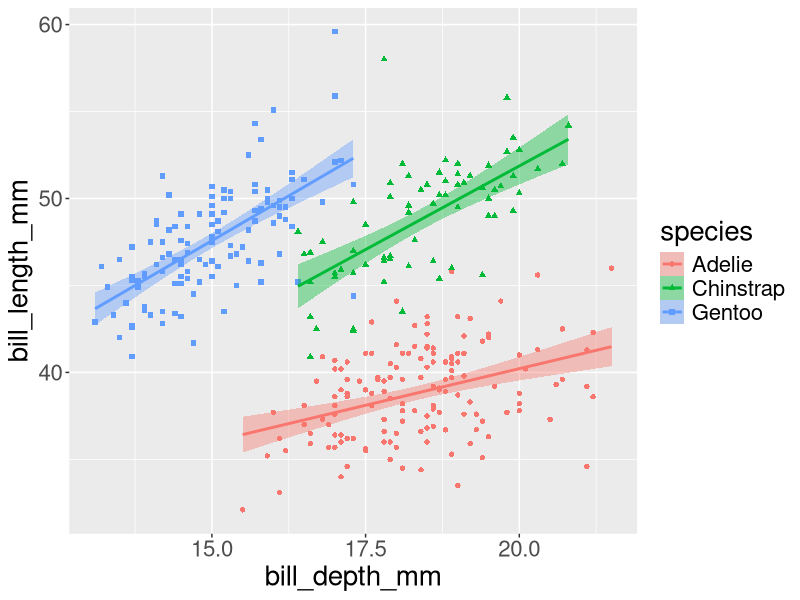
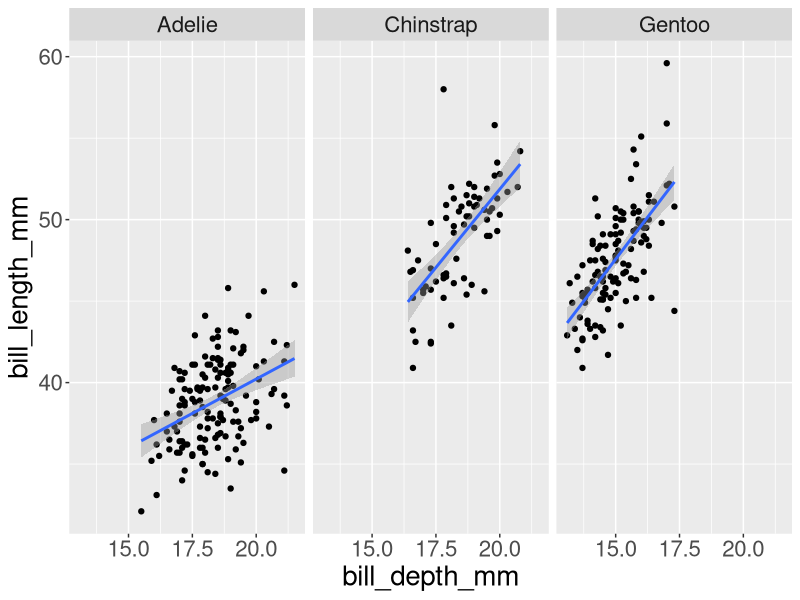
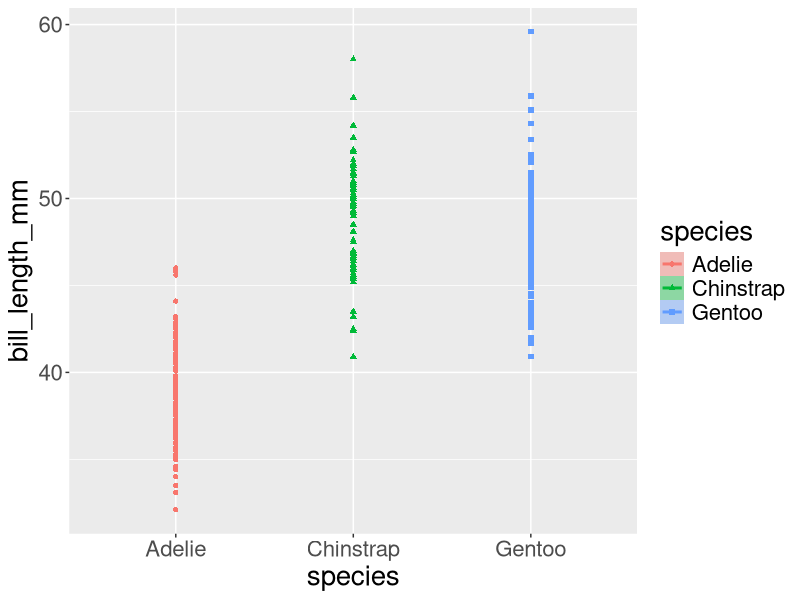
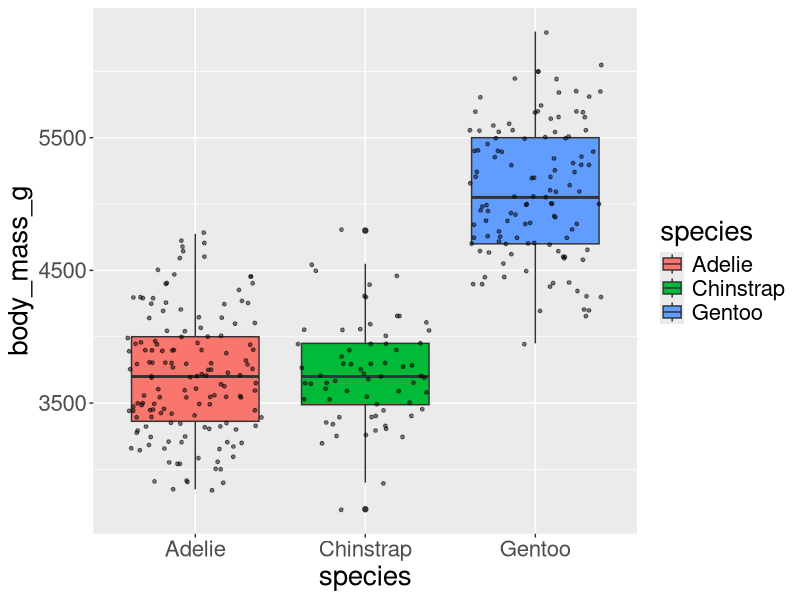
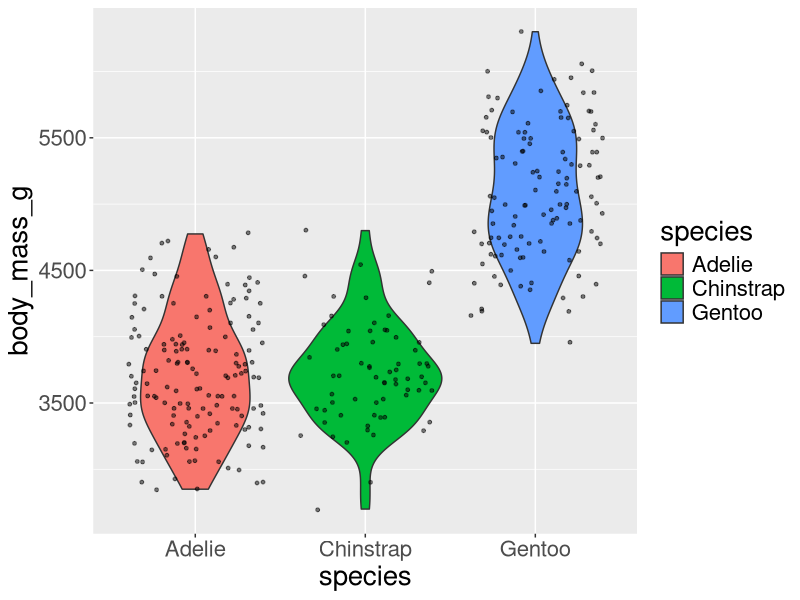
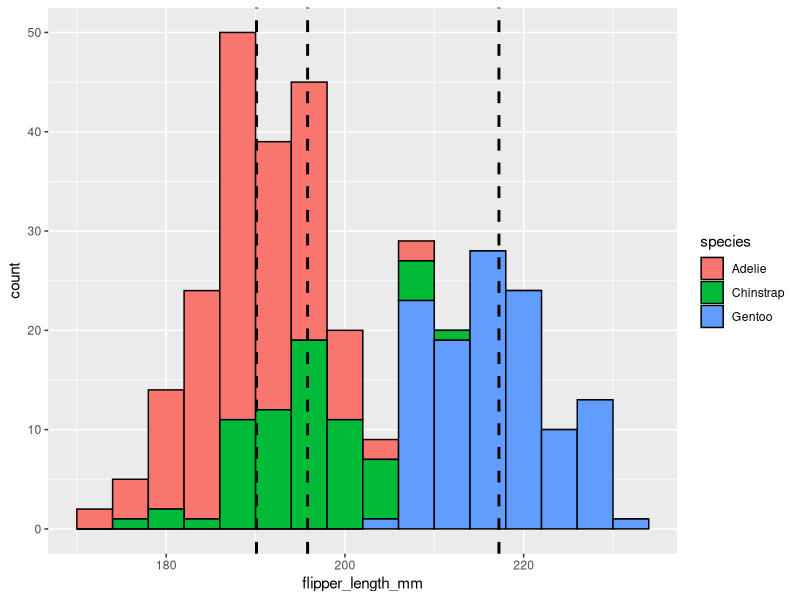
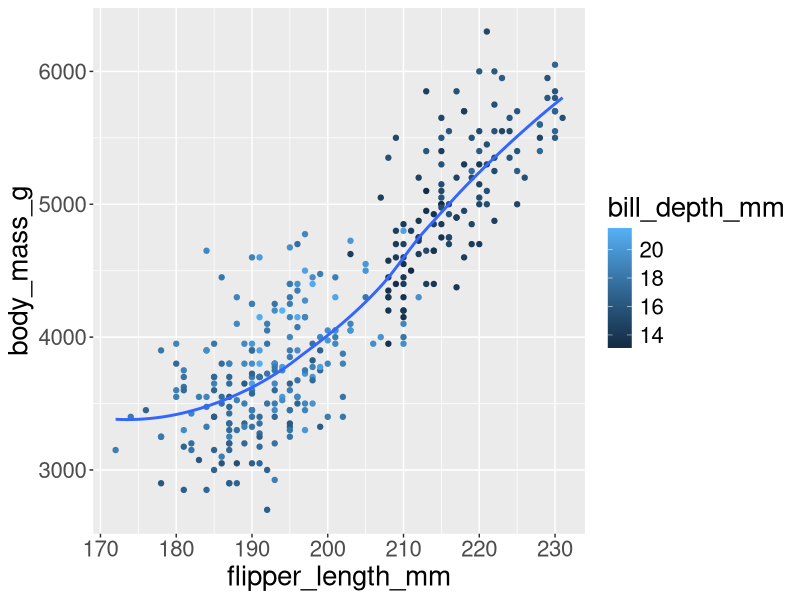
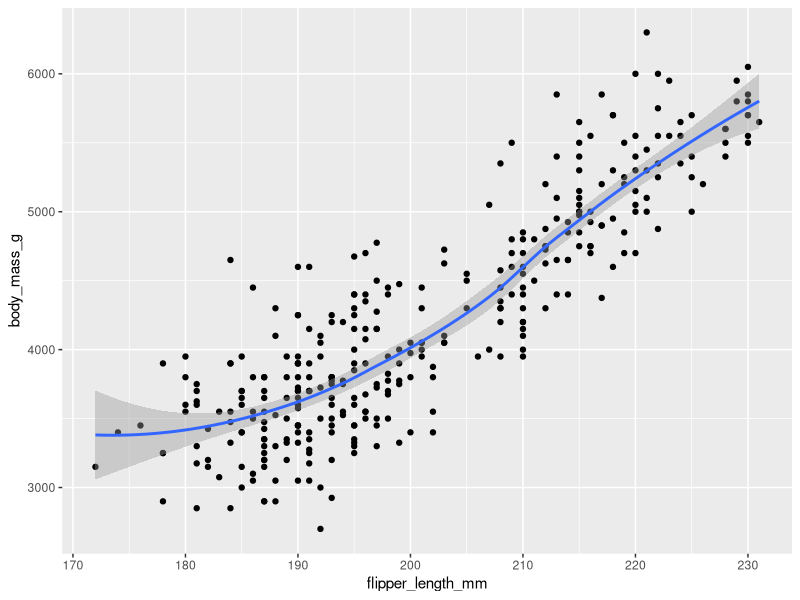

Source code (R) for these figures, in order: (Note: this script raises an error after producing the figures.)
## ---- chunk 1
library(tidyverse)
library(tidyr)
library(palmerpenguins)
library(ggthemes)
library(leaps)
library(caret)
## ---- chunk 2

penguins <- penguins %>% drop_na()
glimpse(penguins)

## ---- chunk 3
penguinScat <- function(d){
	p <- ggplot(
		data = d,
		mapping = aes(x = bill_depth_mm, y = bill_length_mm, fill = species)
		) +
		geom_point(mapping = aes(color = species, shape = species), na.rm = TRUE) +
		geom_smooth(method = "lm", mapping = aes(color = species), na.rm = TRUE) +
		theme(text=element_text(size = 20))
	p
}

sct <- penguinScat(penguins)
sct
## ---- chunk 4
penguinScat2 <- function(d){
	p <- ggplot(
		data = d,
		mapping = aes(x = bill_depth_mm, y = bill_length_mm)
		) +
		geom_point() +
		geom_smooth(method = "lm") +
		facet_wrap(~species) +
		theme(text = element_text(size = 20))
	p
}

sct2 <- penguinScat2(penguins)
sct2
## ---- chunk 5
penguinScat3 <- function(d){ # Bad... reduces dimensionality beyond coherence
	p <- ggplot(
		data = d,
		mapping = aes(x = species, y = bill_length_mm, fill = species)
		) +
		geom_point(mapping = aes(color = species, shape = species)) +
		geom_smooth(method = "lm", mapping = aes(color = species)) +
		theme(text = element_text(size = 20))
	p
}

sct3 <- penguinScat3(penguins)
sct3
## ---- chunk 6
penguinIVP_box <- function(d){
	p <- ggplot(data = d, mapping = aes(x = species, y = body_mass_g, fill = species)) +
		geom_boxplot() +
		geom_jitter(color = "black", fill = "white", size = 1, alpha = 0.5) +
		theme(text = element_text(size = 20))
	p
}
ivpb <- penguinIVP_box(penguins)
ivpb
## ---- chunk 7
penguinIVP_violin <- function(d){ #Good! shows scatter better than box plots
	p <- ggplot(data = d, mapping = aes(x = species, y = body_mass_g, fill = species)) +
		geom_violin() +
		geom_jitter(color="black", fill = "white", size = 1, alpha = 0.5) +
		theme(text=element_text(size = 20))
	p
}

ivpv <- penguinIVP_violin(penguins)
ivpv
## ---- chunk 8
penguinHist <- function(d){
	p <- ggplot(
		data = d,
		mapping = aes(x = flipper_length_mm, fill = species)
		) +	geom_histogram(binwidth = 4, color = "black", na.rm = TRUE)
		species_means <- tapply(penguins$flipper_length_mm, penguins$species, mean, na.rm = TRUE)
	p + geom_vline(xintercept = species_means, linetype = "dashed", linewidth = 1)
}

hst <- penguinHist(penguins)
hst
## ---- chunk 9
penguinScatNonLinear3Dims <- function(d){
	p <- ggplot(data = d, mapping=aes(x = flipper_length_mm, y = body_mass_g)) +
		geom_point(na.rm = TRUE, aes(color = bill_depth_mm)) +
		theme(text=element_text(size = 20)) +
		geom_smooth(se = FALSE)
	p
}

bsct <- penguinScatNonLinear3Dims(penguins)
bsct
## ---- chunk 10
testr <- function(d){
	p <- penguins |>
			ggplot(
			mapping = aes(x = flipper_length_mm, y = body_mass_g)
			) +
			geom_point() +
			geom_smooth()
	p
}

tstr <- testr(penguins)
tstr
## ---- chunk 11
linModel <- function(d) {
	model <- lm (body_mass_g ~ flipper_length_mm + bill_depth_mm + bill_length_mm + species + sex + year, data = d)
	r.sum <- summary(model)
	print(r.sum)
}

linModel(penguins)
## ---- chunk 12
bestSubsets <- function(d) {
	## This function is opaque but prints out the number of variables
	## to select by three metrics. Pick the astrisked dimensions.
	models <- regsubsets(body_mass_g ~., data = d)
	res.sum <- summary(models)

	# id: model id
	# object: regsubsets object
	# data: data used to fit regsubsets
	# outcome: outcome variable

	print(res.sum)
	df <- data.frame(
		Adj.R2 = which.max(res.sum$adjr2),
		CP = which.min(res.sum$cp),
		BIC = which.min(res.sum$bic))
	df
}

bestSubsets(penguins)
## ---- chunk 13

get_model_formula <- function(id, object, outcome){
	models <- summary(object)$which[id, -1]
	predictors <- names(which(models == TRUE))
	predictors <- paste(predictors, collapse = "+")
	as.formula(paste0(outcome, "~", predictors))
}

get_cv_error <- function(model.formula, data){
	set.seed(1)
	train.control <- trainControl(method = "cv", number = 8)
	cv <- train(model.formula, data = data, method = "lm", trControl = train.control)
	cv$results$RMSE
}

models <- regsubsets(body_mass_g ~., data = penguins)

penguins$speciesGentoo <- ifelse(penguins$species == "Gentoo", 1, 0)
penguins$speciesChinstrap <- ifelse(penguins$species == "Chinstrap", 1, 0)
penguins$sexmale <- ifelse(penguins$sex == "male", 1, 0)

get_model_formula(6, models, "body_mass_g")

# Compute cross-validation error
model.ids <- 1:8
cv.errors <- map(model.ids, get_model_formula, models, "body_mass_g") %>%
  map(get_cv_error, data = penguins) %>%
  unlist()
cv.errors
